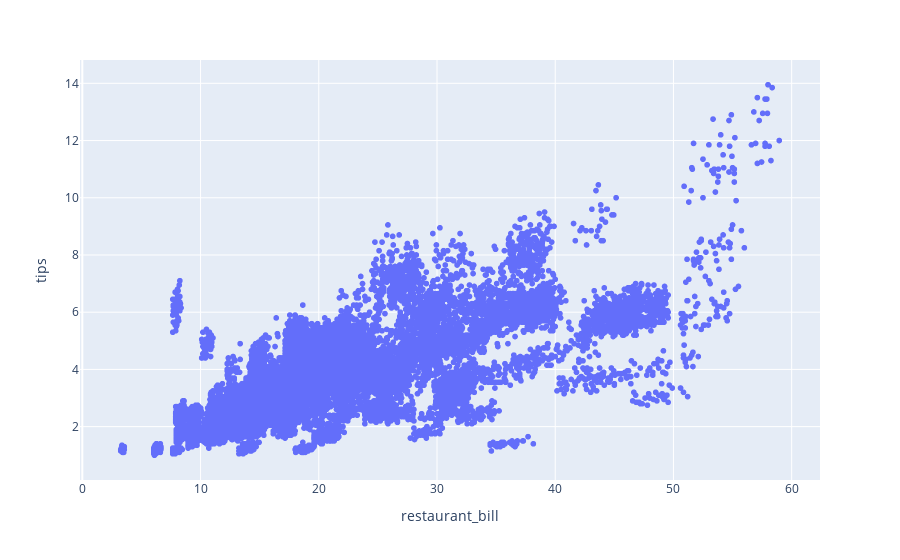

This figure's notebook cell:
### Markdown cell above
__*La caja anterior muestra que la mayoria de los clientes tienen consumo moderado (20 dólares), también hay consumos excepcionalmente altos*__

### Code cell
fig = px.scatter(df, x="restaurant_bill", y="tips")
fig.show()
print()
df[["restaurant_bill", "tips"]].corr()

### Figure 1 — Plotly figure (JSON) as saved in the notebook; plotly's stock layout.template omitted (floating-point values rounded to 4 significant figures; data arrays with more than 128 entries replaced by an {"elided": "..."} marker saying what was removed)
{"data": [{"hovertemplate": "restaurant_bill=%{x}<br>tips=%{y}<extra></extra>", "legendgroup": "", "marker": {"color": "#636efa", "symbol": "circle"}, "mode": "markers", "name": "", "showlegend": false, "type": "scattergl", "x": {"elided": "23779 float values"}, "xaxis": "x", "y": {"elided": "23779 float values"}, "yaxis": "y"}], "layout": {"legend": {"tracegroupgap": 0}, "margin": {"t": 60}, "xaxis": {"anchor": "y", "domain": [0, 1], "title": {"text": "restaurant_bill"}}, "yaxis": {"anchor": "x", "domain": [0, 1], "title": {"text": "tips"}}}}
